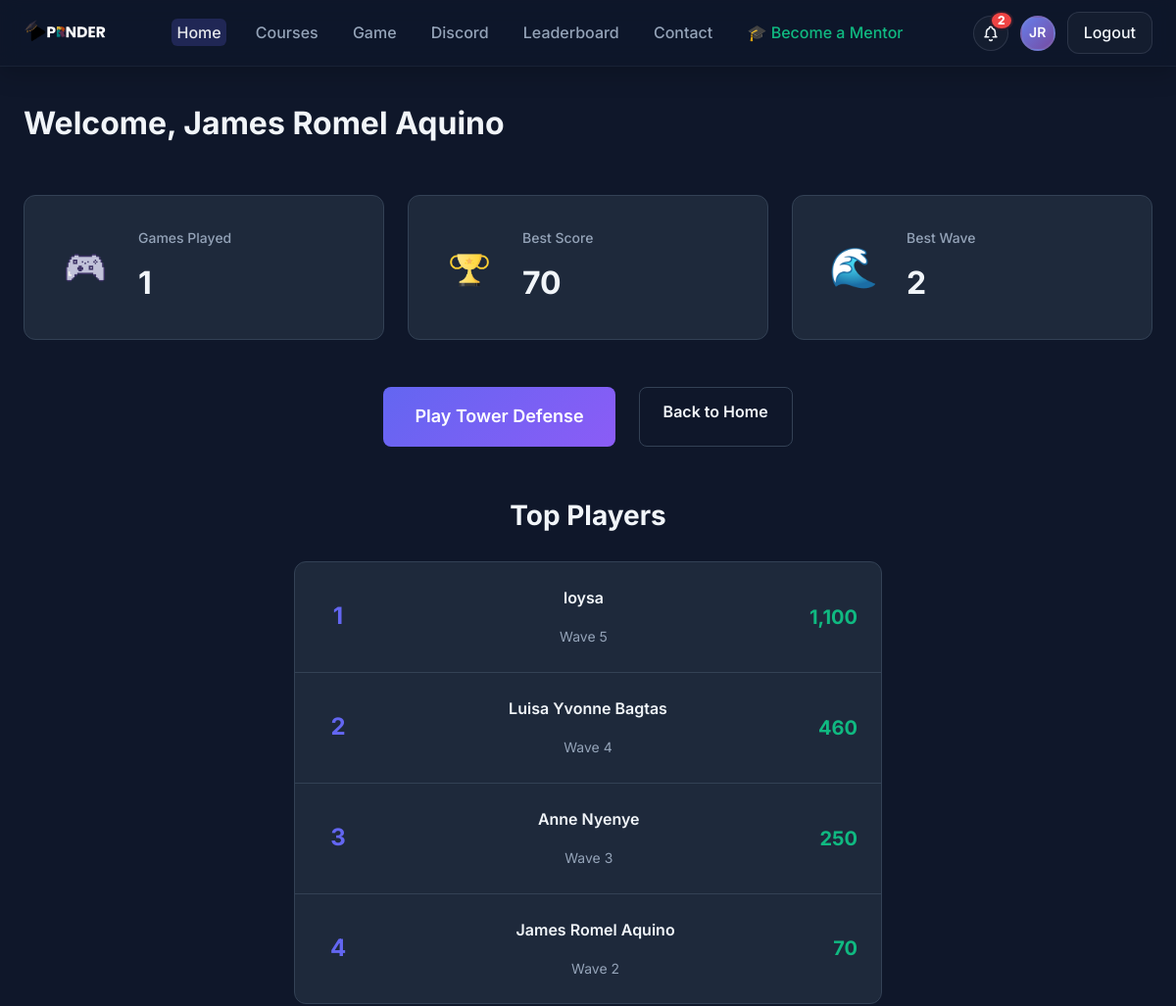
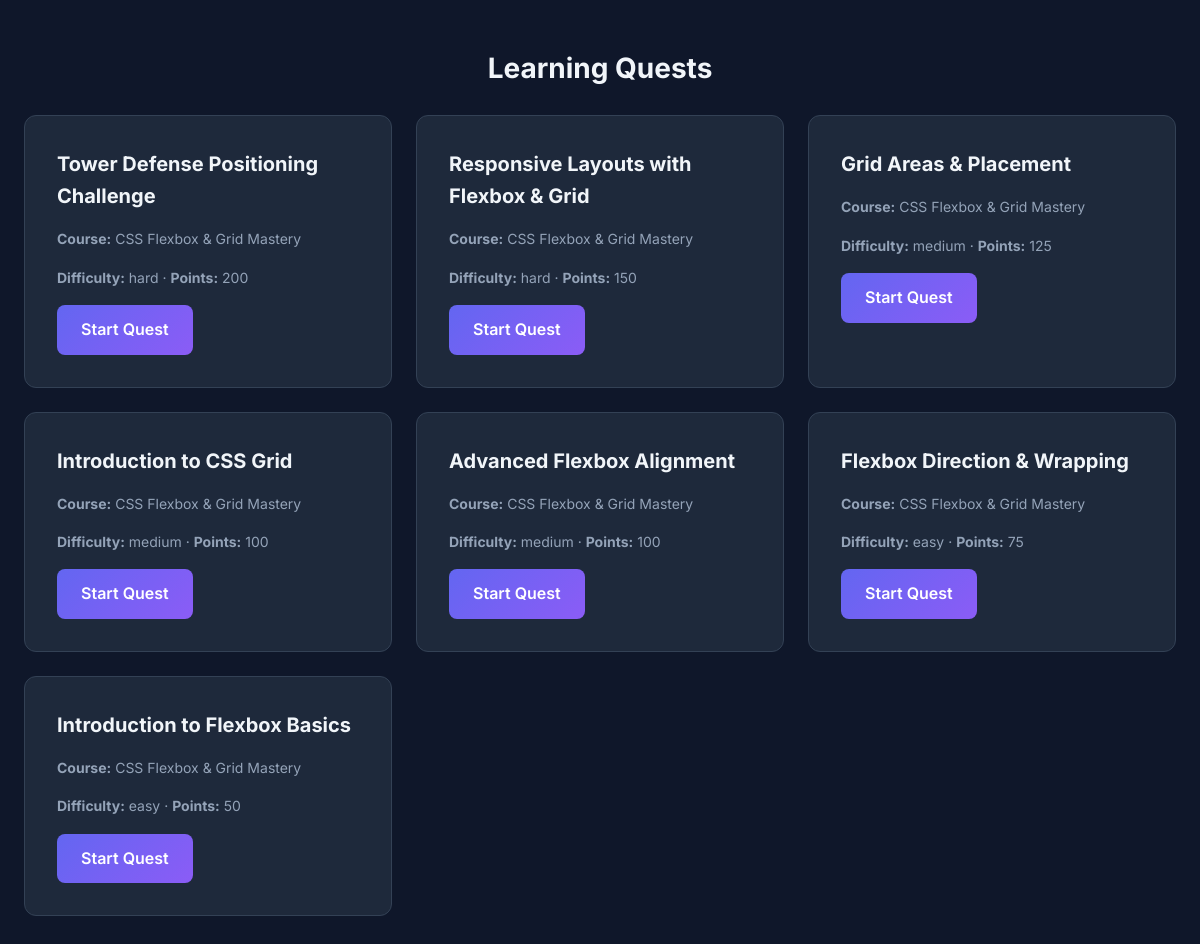
The page /public/dashboard.php (signed in) on the database its author committed (2 pictures, top to bottom).
### tables this page shows
CREATE TABLE `user_profiles` (
  `user_id` int(10) UNSIGNED NOT NULL,
  `full_name` varchar(150) NOT NULL,
  `avatar_url` varchar(255) DEFAULT NULL,
  `bio` text DEFAULT NULL,
  `preferences` longtext DEFAULT NULL CHECK (json_valid(`preferences`))
);

CREATE TABLE `game_scores` (
  `id` int(10) UNSIGNED NOT NULL,
  `user_id` int(10) UNSIGNED NOT NULL,
  `score` int(11) NOT NULL,
  `wave_reached` int(11) NOT NULL,
  `created_at` timestamp NOT NULL DEFAULT current_timestamp()
);

CREATE TABLE `quests` (
  `id` int(10) UNSIGNED NOT NULL,
  `course_id` int(10) UNSIGNED NOT NULL,
  `title` varchar(150) NOT NULL,
  `description` text NOT NULL,
  `difficulty` enum('easy','medium','hard') NOT NULL DEFAULT 'easy',
  `max_points` int(10) UNSIGNED NOT NULL DEFAULT 10,
  `created_at` timestamp NOT NULL DEFAULT current_timestamp()
);

CREATE TABLE `courses` (
  `id` int(10) UNSIGNED NOT NULL,
  `title` varchar(150) NOT NULL,
  `description` text DEFAULT NULL,
  `created_by` int(10) UNSIGNED NOT NULL,
  `created_at` timestamp NOT NULL DEFAULT current_timestamp()
);

### src/db.php (called while the page is built, shortened)
<?php
function db(): PDO {
    static $pdo = null;
    if ($pdo instanceof PDO) {
        return $pdo;
    }
    $dsn = 'mysql:host=' . DB_HOST . ';dbname=' . DB_NAME . ';charset=utf8mb4';
    $options = [
        PDO::ATTR_ERRMODE => PDO::ERRMODE_EXCEPTION,
        PDO::ATTR_DEFAULT_FETCH_MODE => PDO::FETCH_ASSOC,
        PDO::ATTR_EMULATE_PREPARES => false,
    ];
    $pdo = new PDO($dsn, DB_USER, DB_PASS, $options);
    return $pdo;
}

### public/dashboard.php (the view, shortened to what this page needs)
<?php
$uid = current_user_id();
$userStmt = db()->prepare('SELECT u.id, u.email, u.role, p.full_name, p.avatar_url FROM users u LEFT JOIN user_profiles p ON p.user_id = u.id WHERE u.id = ?');
$userStmt->execute([$uid]);
$me = $userStmt->fetch();
$notifStmt = db()->prepare('SELECT COUNT(*) AS unread FROM notifications WHERE user_id = ? AND is_read = 0');
$notifStmt->execute([$uid]);
$notif = $notifStmt->fetch();
$unread = (int)($notif['unread'] ?? 0);
$gameStatsStmt = db()->prepare('
    SELECT
        MAX(score) as best_score,
        MAX(wave_reached) as best_wave,
        COUNT(*) as games_played
    FROM game_scores
    WHERE user_id = ?
');
$gameStatsStmt->execute([$uid]);
$gameStats = $gameStatsStmt->fetch();
$leaderboardStmt = db()->query('
    SELECT
        u.email,
        p.full_name,
        gs.score,
        gs.wave_reached,
        gs.created_at
    FROM game_scores gs
    JOIN users u ON u.id = gs.user_id
    LEFT JOIN user_profiles p ON p.user_id = u.id
    ORDER BY gs.score DESC
    LIMIT 5
');
$leaderboard = $leaderboardStmt->fetchAll();
$quests = db()->query('SELECT q.id, q.title, q.difficulty, q.max_points, c.title AS course_title
  FROM quests q INNER JOIN courses c ON c.id = q.course_id ORDER BY q.id DESC LIMIT 20')->fetchAll();
?>
<!DOCTYPE html>
<html lang="en">
<head>
  <link rel="stylesheet" href="styles.css">
</head>
<body>
  <nav class="navbar">
    <div class="container">
      <div class="nav-content">
        <a href="index.php" class="logo">
          <img src="../images/APRNDR (4).png" alt="Aprnder Logo" style="height: 48px; width: auto;">
        </a>
        <ul class="nav-links">
          <li><a href="index.php" class="active">Home</a></li>
          <li><a href="courses.php">Courses</a></li>
          <li><a href="game.php">Game</a></li>
          <li><a href="discord.php">Discord</a></li>
          <li><a href="leaderboard.php">Leaderboard</a></li>
          <li><a href="contact.php">Contact</a></li>
          <?php if ($me['role'] === 'student' || $me['role'] === 'user'): ?>
            <li><a href="mentor-progress.php" style="color: #10b981;">🎓 Become a Mentor</a></li>
          <?php endif; ?>
        </ul>
        <div class="nav-actions">
          <a href="#" id="notifBtn" class="notif-bell" aria-label="Notifications">
            <?php if ($unread > 0): ?><span class="notif-badge" id="notifCount"><?php echo $unread; ?></span><?php endif; ?>
          </a>
          <a href="profile.php" class="profile-avatar-nav" aria-label="Profile">
            <?php
            $initials = '';
            $nameParts = explode(' ', $me['full_name'] ?? 'User');
            foreach ($nameParts as $part) {
                if (!empty($part)) {
                    $initials .= strtoupper($part[0]);
                }
            }
            $initials = substr($initials, 0, 2);
            if (!empty($me['avatar_url'])): ?>
                <img src="<?php echo htmlspecialchars($me['avatar_url']); ?>" alt="Profile">
            <?php else: ?>
                <div class="avatar-initials"><?php echo $initials; ?></div>
            <?php endif; ?>
          </a>
          <a href="logout.php" class="btn-login">Logout</a>
        </div>
      </div>
    </div>
  </nav>
  <main class="container" style="padding-top: 2rem;">
    <h1>Welcome, <?php echo htmlspecialchars($me['full_name'] ?? $me['email']); ?></h1>
    <section class="dashboard-stats">
      <div class="stats-grid">
        <div class="stat-card">
          <div class="stat-icon"><img src="../images/Game.png" alt="Games" style="width: 40px; height: 40px; object-fit: contain;"></div>
          <div class="stat-content">
            <h3>Games Played</h3>
            <p class="stat-number"><?php echo (int)($gameStats['games_played'] ?? 0); ?></p>
          </div>
        </div>
        <div class="stat-card">
          <div class="stat-icon"><img src="../images/Award.png" alt="Award" style="width: 40px; height: 40px; object-fit: contain;"></div>
          <div class="stat-content">
            <h3>Best Score</h3>
            <p class="stat-number"><?php echo number_format((int)($gameStats['best_score'] ?? 0)); ?></p>
          </div>
        </div>
        <div class="stat-card">
          <div class="stat-icon">🌊</div>
          <div class="stat-content">
            <h3>Best Wave</h3>
            <p class="stat-number"><?php echo (int)($gameStats['best_wave'] ?? 0); ?></p>
          </div>
        </div>
      </div>
      <div class="dashboard-actions">
        <a href="game.php" class="btn btn-primary btn-large">Play Tower Defense</a>
        <a href="index.php" class="btn btn-secondary">Back to Home</a>
      </div>
    </section>
    <section class="leaderboard-section">
      <h2>Top Players</h2>
      <div class="leaderboard">
        <?php if (!empty($leaderboard)): ?>
          <?php foreach ($leaderboard as $index => $player): ?>
            <div class="leaderboard-item">
              <div class="rank"><?php echo $index + 1; ?></div>
              <div class="player-info">
                <div class="player-name"><?php echo htmlspecialchars($player['full_name'] ?? $player['email']); ?></div>
                <div class="player-stats">Wave <?php echo (int)$player['wave_reached']; ?></div>
              </div>
              <div class="score"><?php echo number_format((int)$player['score']); ?></div>
            </div>
          <?php endforeach; ?>
        <?php else: ?>
          <div class="no-data">No scores yet. Be the first to play!</div>
        <?php endif; ?>
      </div>
    </section>
    <section class="quests-section">
      <h2>Learning Quests</h2>
      <div class="grid">
        <?php foreach ($quests as $q): ?>
          <article class="card">
            <h3><?php echo htmlspecialchars($q['title']); ?></h3>
            <p><strong>Course:</strong> <?php echo htmlspecialchars($q['course_title']); ?></p>
            <p><strong>Difficulty:</strong> <?php echo htmlspecialchars($q['difficulty']); ?> · <strong>Points:</strong> <?php echo (int)$q['max_points']; ?></p>
            <a href="quest.php?id=<?php echo (int)$q['id']; ?>" class="btn btn-primary">Start Quest</a>
          </article>
        <?php endforeach; ?>
      </div>
    </section>
  </main>
</body>
</html>

### rows shown on the page
user_profiles: full_name "James Romel Aquino"
game_scores: user_profiles.full_name "loysa", wave_reached "5", score "1,100"
game_scores: user_profiles.full_name "Luisa Yvonne Bagtas", wave_reached "4", score "460"
game_scores: user_profiles.full_name "Anne Nyenye", wave_reached "3", score "250"
game_scores: user_profiles.full_name "James Romel Aquino", wave_reached "2", score "70"
quests: title "Tower Defense Positioning Challenge", course.title "CSS Flexbox & Grid Mastery", difficulty "hard", max_points "200"
quests: title "Responsive Layouts with Flexbox & Grid", course.title "CSS Flexbox & Grid Mastery", difficulty "hard", max_points "150"
quests: title "Grid Areas & Placement", course.title "CSS Flexbox & Grid Mastery", difficulty "medium", max_points "125"
quests: title "Introduction to CSS Grid", course.title "CSS Flexbox & Grid Mastery", difficulty "medium", max_points "100"
quests: title "Advanced Flexbox Alignment", course.title "CSS Flexbox & Grid Mastery", difficulty "medium", max_points "100"
quests: title "Flexbox Direction & Wrapping", course.title "CSS Flexbox & Grid Mastery", difficulty "easy", max_points "75"
quests: title "Introduction to Flexbox Basics", course.title "CSS Flexbox & Grid Mastery", difficulty "easy", max_points "50"

### other values the page prints
$unread "2"
$initials "JR"
$gameStats['games_played'] "1"
$gameStats['best_score'] "70"
$gameStats['best_wave'] "2"
